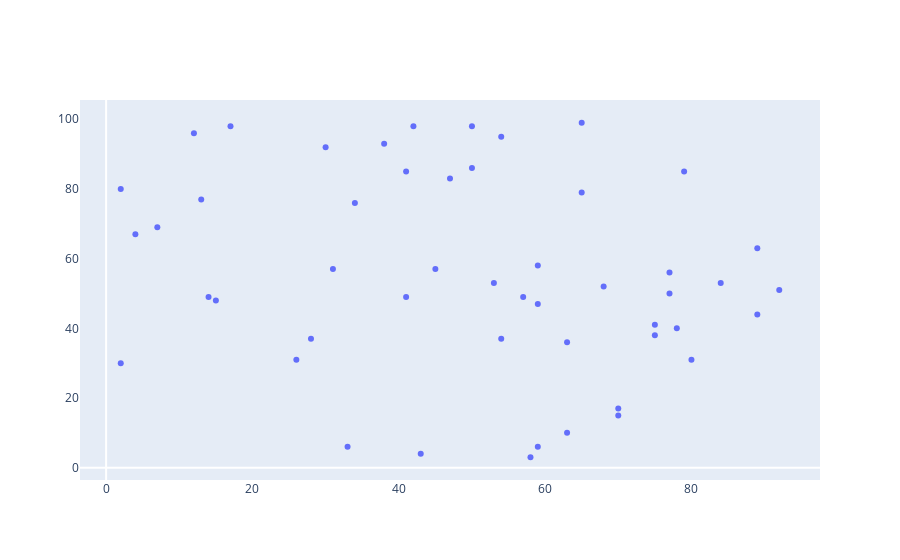

This figure's notebook cell:
### Code cell
random_x = np.random.randint(1, 100, 50)
random_y = np.random.randint(1, 100, 50)

data = [go.Scatter(
    x = random_x,
    y = random_y,
    mode = 'markers'
    )]

layout = go.Layout(
    xaxis = dict(
        showgrid = False,
        showline = False,
    ),
    yaxis = dict(
        showgrid = False,
        showline = False,
    ),
)
fig = go.Figure(data= data,layout=layout)
iplot(fig)

### Figure 1 — Plotly figure (JSON) as saved in the notebook; plotly's stock layout.template omitted (floating-point values rounded to 4 significant figures)
{"data": [{"mode": "markers", "type": "scatter", "x": [45, 84, 50, 53, 34, 75, 92, 17, 2, 63, 54, 77, 2, 70, 89, 70, 7, 77, 28, 14, 79, 12, 75, 15, 31, 65, 78, 59, 33, 63, 89, 26, 65, 54, 59, 30, 47, 13, 58, 50, 4, 59, 41, 43, 80, 57, 38, 41, 68, 42], "y": [57, 53, 86, 53, 76, 38, 51, 98, 30, 10, 37, 56, 80, 15, 63, 17, 69, 50, 37, 49, 85, 96, 41, 48, 57, 99, 40, 47, 6, 36, 44, 31, 79, 95, 58, 92, 83, 77, 3, 98, 67, 6, 49, 4, 31, 49, 93, 85, 52, 98]}], "layout": {"xaxis": {"showgrid": false, "showline": false}, "yaxis": {"showgrid": false, "showline": false}}}
